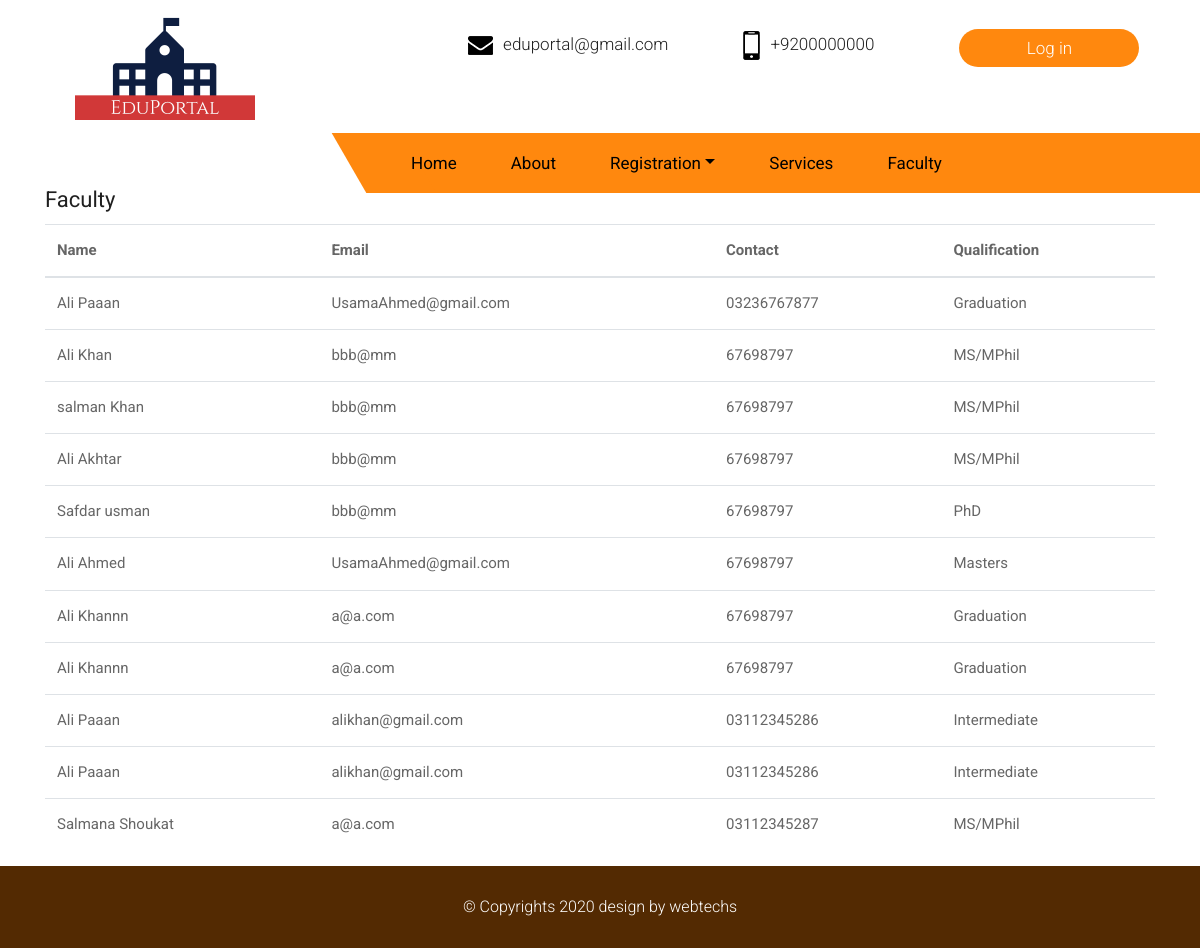
Page /admin/faculty_listing.php on the committed database.
### tables this page shows
CREATE TABLE `teacher` (
  `id` int(11) NOT NULL,
  `cnic` varchar(255) NOT NULL,
  `first_name` varchar(255) NOT NULL,
  `last_name` varchar(255) NOT NULL,
  `gender` varchar(255) NOT NULL,
  `nationality` varchar(255) NOT NULL,
  `city` varchar(255) NOT NULL,
  `email` varchar(255) NOT NULL,
  `contact_no` varchar(255) NOT NULL,
  `marital` varchar(255) NOT NULL,
  `edu_level` varchar(255) NOT NULL,
  `occupation` varchar(255) NOT NULL,
  `cv` varchar(255) NOT NULL,
  `created_at` timestamp(6) NOT NULL DEFAULT CURRENT_TIMESTAMP(6)
);

### admin/faculty_listing.php (the view, shortened to what this page needs)
<?php require_once 'action/db_connect.php'; ?>
<?php include 'include/header.php';?>
<body id="inner_page" data-spy="scroll" data-target="#navbar-wd" data-offset="98">
    <?php include 'include/navigation.php';?>
<div class="container">
<br><br>
<div class="manageUser">
  <h2>Faculty</h2>
  <table class="table table-hover">
    <thead>
      <tr>
        <th>Name</th>
        <th>Email</th>
        <th>Contact</th>
        <th>Qualification</th>
      </tr>
    </thead>
    <tbody>
      <?php
      $sql = "SELECT * FROM teacher";
      $result = $connect->query($sql);
      if($result->num_rows > 0) {
         while($row = $result->fetch_assoc()) {   ?>
       <tr>
            <td><?php echo $row['first_name']." ".$row['last_name']; ?></td>
            <td><?php echo $row['email']; ?></td>
            <td><?php echo $row['contact_no']; ?></td>
           <td>
             <?php echo $row['edu_level']; ?>
           </td>
          </tr>
      <?php   } ?>
    </tbody>
  </table>
</div>
</div>
    <?php include 'include/footer.php';?>
</body>
</html>
<?php
}
?>

### admin/css/style.css (style rules this page uses)
body { color: #666666; font-size: 15px; font-family: 'Roboto', sans-serif; line-height: 1.80857; }
* { font-family: 'Roboto', sans-serif; }
h1, h2, h3, h4, h5, h6 { letter-spacing: 0; font-weight: normal; position: relative; padding: 0 0 10px 0; font-weight: normal; line-height: 120% !important; color: #1f1f1f; margin: 0 }
h2 { font-size: 22px }

### admin/css/timeline.css (style rules this page uses)
* { box-sizing: border-box; }

### rows in the picture
teacher: first_name "Ali", last_name "Paaan", email "UsamaAhmed@gmail.com", contact_no "03236767877", edu_level "Graduation"
teacher: first_name "Ali", last_name "Khan", email "bbb@mm", contact_no "67698797", edu_level "MS/MPhil"
teacher: first_name "salman", last_name "Khan", email "bbb@mm", contact_no "67698797", edu_level "MS/MPhil"
teacher: first_name "Ali", last_name "Akhtar", email "bbb@mm", contact_no "67698797", edu_level "MS/MPhil"
teacher: first_name "Safdar", last_name "usman", email "bbb@mm", contact_no "67698797", edu_level "PhD"
teacher: first_name "Ali", last_name "Ahmed", email "UsamaAhmed@gmail.com", contact_no "67698797", edu_level "Masters"
teacher: first_name "Ali", last_name "Khannn", email "a@a.com", contact_no "67698797", edu_level "Graduation"
teacher: first_name "Ali", last_name "Khannn", email "a@a.com", contact_no "67698797", edu_level "Graduation"
teacher: first_name "Ali", last_name "Paaan", email "alikhan@gmail.com", contact_no "03112345286", edu_level "Intermediate"
teacher: first_name "Ali", last_name "Paaan", email "alikhan@gmail.com", contact_no "03112345286", edu_level "Intermediate"
teacher: first_name "Salmana", last_name "Shoukat", email "a@a.com", contact_no "03112345287", edu_level "MS/MPhil"
